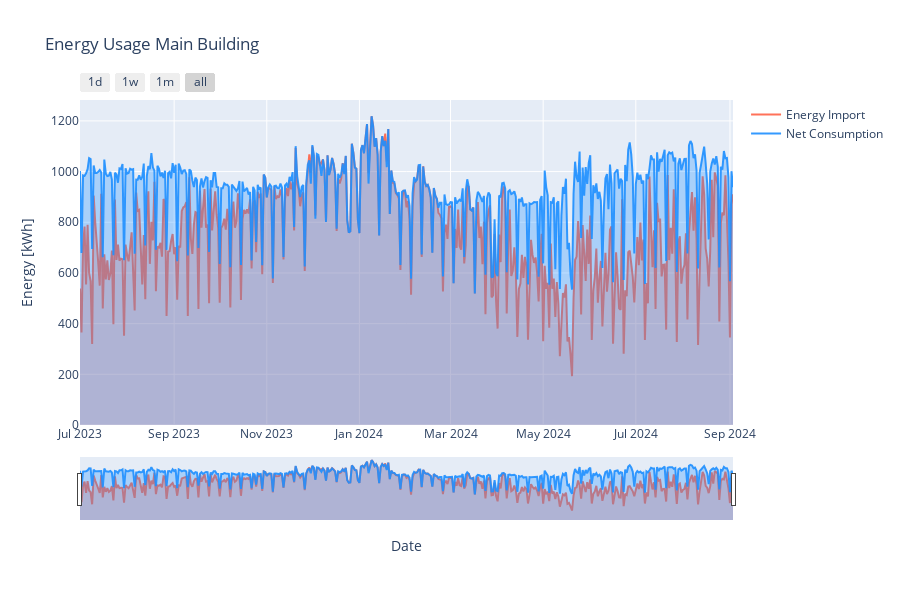

Notebook cell for this chart:
### Code cell
# make a grap with 
daily_main = pipe.get_daily_consumption(BuilingIdsEnum.MAIN)
# print net consumption and import together with torzey
plot_cols =[
    ColumnParam("value_import", "Energy Import"),
    ColumnParam("net_consumption", "Net Consumption"),
]
plot_energy_usage(daily_main, plot_cols,
                    titel="Energy Usage Main Building",
                    yaxis_title="Energy [kWh]",
                    tozeroy=True,
                    )

### Figure 1 — Plotly figure (JSON) as saved in the notebook; plotly's stock layout.template omitted (floating-point values rounded to 4 significant figures; data arrays with more than 128 entries replaced by an {"elided": "..."} marker saying what was removed)
{"data": [{"line": {"color": "rgba(255, 99, 71, 0.9)"}, "mode": "lines", "name": "Energy Import", "type": "scatter", "x": {"elided": "431 str values"}, "y": {"elided": "431 float values"}}, {"fill": "tozeroy", "fillcolor": "rgba(255, 99, 71, 0.3)", "line": {"color": "rgba(0,0,0,0)"}, "opacity": 0.3, "showlegend": false, "type": "scatter", "x": {"elided": "431 str values"}, "y": {"elided": "431 float values"}}, {"line": {"color": "rgba(30, 144, 255, 0.9)"}, "mode": "lines", "name": "Net Consumption", "type": "scatter", "x": {"elided": "431 str values"}, "y": {"elided": "431 float values"}}, {"fill": "tozeroy", "fillcolor": "rgba(30, 144, 255, 0.3)", "line": {"color": "rgba(0,0,0,0)"}, "opacity": 0.3, "showlegend": false, "type": "scatter", "x": {"elided": "431 str values"}, "y": {"elided": "431 float values"}}], "layout": {"height": 600, "hovermode": "x unified", "showlegend": true, "title": {"text": "Energy Usage Main Building"}, "xaxis": {"rangeselector": {"buttons": [{"count": 1, "label": "1d", "step": "day", "stepmode": "backward"}, {"count": 7, "label": "1w", "step": "day", "stepmode": "backward"}, {"count": 1, "label": "1m", "step": "month", "stepmode": "backward"}, {"step": "all"}]}, "rangeslider": {"visible": true}, "title": {"text": "Date"}, "type": "date"}, "yaxis": {"title": {"text": "Energy [kWh]"}}}}
